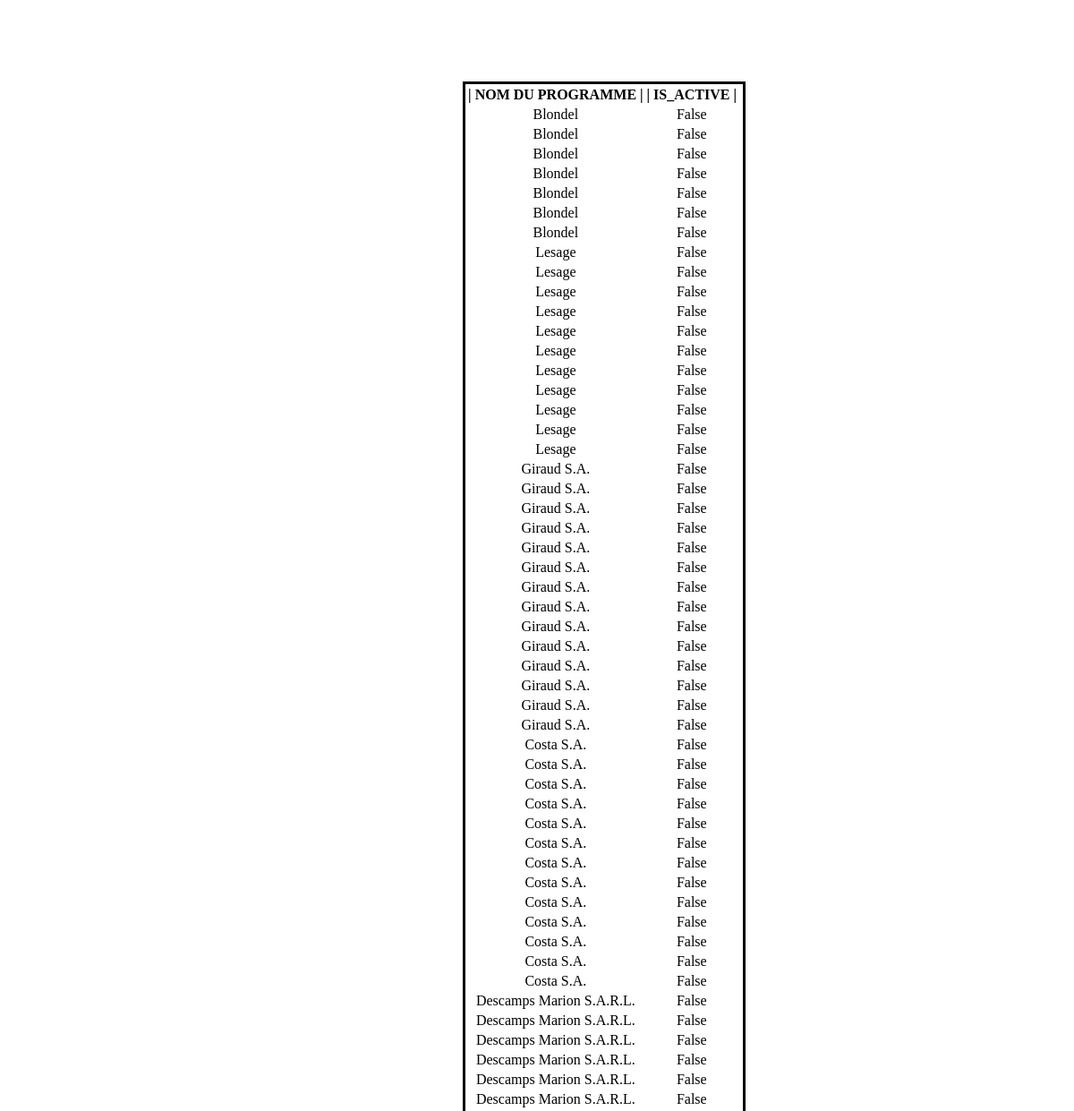
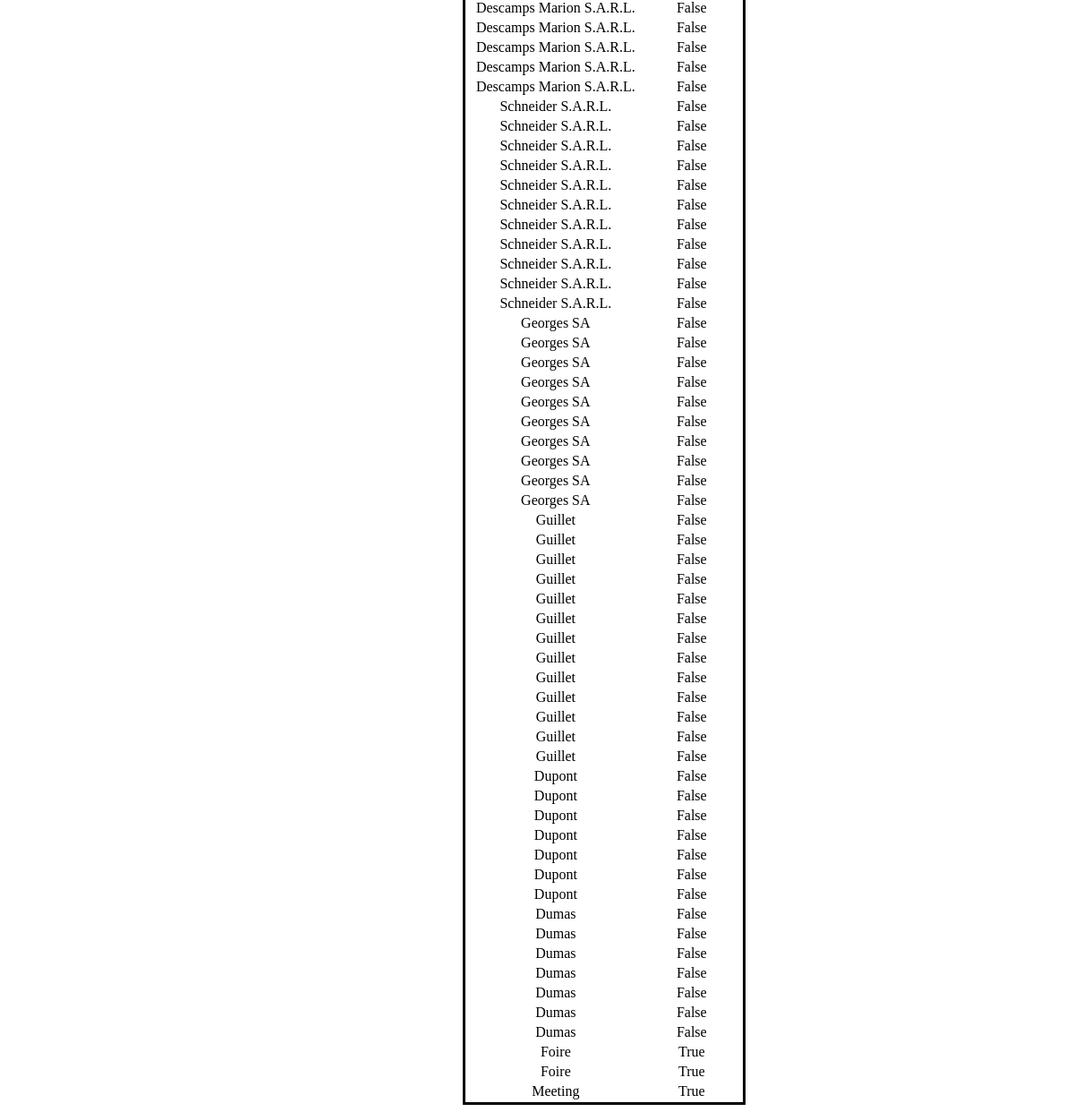
/list_prog_piscine/, run on the app's committed database (2 pictures, top to bottom).
### prog_immobilier/models.py (models this page shows, shortened)
class Programme_immobilier(models.Model):
    nom_prog = models.CharField(
        primary_key=True, max_length=100, blank=False, unique=True
    )
    is_active = models.BooleanField()

### prog_immobilier/views.py (the view)
# urls.py: path("list_prog_piscine/", programme_piscine, name="list_prog_piscine"),
def programme_piscine(request) -> str:
    progs_avec_piscine = Programme_immobilier.objects.filter(
        appartement__list_caracteristiques__contains="Piscine"
    )
    return render(
        request,
        "prog_immobilier/querysets2.html",
        {"progs_avec_piscine": progs_avec_piscine},
    )

### prog_immobilier/templates/prog_immobilier/querysets2.html (shortened to what this page needs)
<!DOCTYPE html>
<html lang="en">
  <head>
  </head>
  <body>
    <a href="/">
      <img
        src="https://thumbs.dreamstime.com/b/back-glassy-green-round-button-isolated-abstract-illustration-97910012.jpg"
        alt=""
      />
    </a>
    <div class="container">
      <table style="border: solid">
        <tr>
          <th>| NOM DU PROGRAMME |</th>
          <th>| IS_ACTIVE |</th>
        </tr>
        {% for query in progs_avec_piscine %}
        <tr>
          <td>{{query.nom_prog}}</td>
          <td> {{query.is_active}}</td>
          <td>{{query_prix.nombre_piece}}</td>
        </tr>
        {%endfor%}
      </table>
    </div>
</html>

### prog_immobilier/templates/prog_immobilier/querysets2.html (style rules this page uses)
.container { background-color: bisques; text-align: center; display: flex; padding-top: 5%; padding-left: 43%; }
img { height: 50px; width: 50px; text-align: center; display: flex; padding-left: 49%; padding-top: 2%; max-width: 100%; width: 5%; height: auto; }

### data on the page
Programme_immobilier: nom_prog "Blondel", is_active "False"
Programme_immobilier: nom_prog "Lesage", is_active "False"
Programme_immobilier: nom_prog "Giraud S.A.", is_active "False"
Programme_immobilier: nom_prog "Costa S.A.", is_active "False"
Programme_immobilier: nom_prog "Descamps Marion S.A.R.L.", is_active "False"
Programme_immobilier: nom_prog "Schneider S.A.R.L.", is_active "False"
Programme_immobilier: nom_prog "Georges SA", is_active "False"
Programme_immobilier: nom_prog "Guillet", is_active "False"
Programme_immobilier: nom_prog "Dupont", is_active "False"
Programme_immobilier: nom_prog "Dumas", is_active "False"
Programme_immobilier: nom_prog "Foire", is_active "True"
Programme_immobilier: nom_prog "Meeting", is_active "True"
